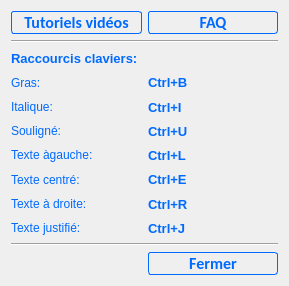
<?xml version="1.0" encoding="UTF-8"?>
<ui version="4.0">
 <class>HelpUI</class>
 <widget class="QWidget" name="HelpUI">
  <property name="geometry">
   <rect>
    <x>0</x>
    <y>0</y>
    <width>289</width>
    <height>286</height>
   </rect>
  </property>
  <property name="windowTitle">
   <string>Aide</string>
  </property>
  <layout class="QGridLayout" name="gridLayout">
   <item row="6" column="0">
    <widget class="QLabel" name="label_5">
     <property name="styleSheet">
      <string notr="true">color : rgb(0,106,255);</string>
     </property>
     <property name="text">
      <string>Texte àgauche:</string>
     </property>
    </widget>
   </item>
   <item row="5" column="0">
    <widget class="QLabel" name="label_4">
     <property name="styleSheet">
      <string notr="true">color : rgb(0,106,255);</string>
     </property>
     <property name="text">
      <string>Souligné:</string>
     </property>
    </widget>
   </item>
   <item row="0" column="0">
    <widget class="QPushButton" name="pbVideosTutorials">
     <property name="minimumSize">
      <size>
       <width>130</width>
       <height>0</height>
      </size>
     </property>
     <property name="maximumSize">
      <size>
       <width>16777215</width>
       <height>16777215</height>
      </size>
     </property>
     <property name="styleSheet">
      <string notr="true">

QPushButton {
    font: bold 12pt Calibri;  
    border: 1px solid gray;
    border-radius: 3px;
     background-color: qlineargradient(x1: 0, y1: 0, x2: 0, y2: 1,
                                       stop: 0 #f6f7fa, stop: 1 #dadbde);
 }
 
QPushButton::enabled {
	color : rgb(0,106,255);
    border: 1px solid rgb(0,106,255);
 }

QPushButton:hover:!pressed{

     background-color: qlineargradient(x1: 0, y1: 0, x2: 0, y2: 1,
                                       stop: 0 #dadbde, stop: 1 #f6f7fa);
}

 QPushButton:pressed{
    background-color:  rgb(220,220,220);

}</string>
     </property>
     <property name="text">
      <string>Tutoriels vidéos</string>
     </property>
    </widget>
   </item>
   <item row="1" column="0" colspan="2">
    <widget class="Line" name="line">
     <property name="orientation">
      <enum>Qt::Horizontal</enum>
     </property>
    </widget>
   </item>
   <item row="2" column="0">
    <widget class="QLabel" name="label">
     <property name="styleSheet">
      <string notr="true">QWidget {
  
	color : rgb(0,106,255);
	font-style: normal;
	font-size: 10pt;
	font-weight: bold;


 }
</string>
     </property>
     <property name="text">
      <string>Raccourcis claviers:</string>
     </property>
    </widget>
   </item>
   <item row="3" column="0">
    <widget class="QLabel" name="label_2">
     <property name="styleSheet">
      <string notr="true">color : rgb(0,106,255);</string>
     </property>
     <property name="text">
      <string>Gras:</string>
     </property>
    </widget>
   </item>
   <item row="0" column="1">
    <widget class="QPushButton" name="pbFAQ">
     <property name="minimumSize">
      <size>
       <width>130</width>
       <height>0</height>
      </size>
     </property>
     <property name="maximumSize">
      <size>
       <width>16777215</width>
       <height>16777215</height>
      </size>
     </property>
     <property name="styleSheet">
      <string notr="true">

QPushButton {
    font: bold 12pt Calibri;  
    border: 1px solid gray;
    border-radius: 3px;
     background-color: qlineargradient(x1: 0, y1: 0, x2: 0, y2: 1,
                                       stop: 0 #f6f7fa, stop: 1 #dadbde);
 }
 
QPushButton::enabled {
	color : rgb(0,106,255);
    border: 1px solid rgb(0,106,255);
 }

QPushButton:hover:!pressed{

     background-color: qlineargradient(x1: 0, y1: 0, x2: 0, y2: 1,
                                       stop: 0 #dadbde, stop: 1 #f6f7fa);
}

 QPushButton:pressed{
    background-color:  rgb(220,220,220);

}</string>
     </property>
     <property name="text">
      <string>FAQ</string>
     </property>
    </widget>
   </item>
   <item row="11" column="1">
    <widget class="QPushButton" name="pbReturn">
     <property name="styleSheet">
      <string notr="true">

QPushButton {
    font: bold 12pt Calibri;  
    border: 1px solid gray;
    border-radius: 3px;
     background-color: qlineargradient(x1: 0, y1: 0, x2: 0, y2: 1,
                                       stop: 0 #f6f7fa, stop: 1 #dadbde);
 }
 
QPushButton::enabled {
	color : rgb(0,106,255);
    border: 1px solid rgb(0,106,255);
 }

QPushButton:hover:!pressed{

     background-color: qlineargradient(x1: 0, y1: 0, x2: 0, y2: 1,
                                       stop: 0 #dadbde, stop: 1 #f6f7fa);
}

 QPushButton:pressed{
    background-color:  rgb(220,220,220);

}</string>
     </property>
     <property name="text">
      <string>Fermer</string>
     </property>
    </widget>
   </item>
   <item row="9" column="0">
    <widget class="QLabel" name="label_14">
     <property name="styleSheet">
      <string notr="true">color : rgb(0,106,255);</string>
     </property>
     <property name="text">
      <string>Texte justifié:</string>
     </property>
    </widget>
   </item>
   <item row="4" column="0">
    <widget class="QLabel" name="label_3">
     <property name="styleSheet">
      <string notr="true">color : rgb(0,106,255);</string>
     </property>
     <property name="text">
      <string>Italique:</string>
     </property>
    </widget>
   </item>
   <item row="6" column="1">
    <widget class="QLabel" name="label_11">
     <property name="styleSheet">
      <string notr="true">QWidget {
  
	color : rgb(0,106,255);
	font-style: normal;
	font-size: 10pt;
	font-weight: bold;


 }
</string>
     </property>
     <property name="text">
      <string>Ctrl+L</string>
     </property>
    </widget>
   </item>
   <item row="7" column="1">
    <widget class="QLabel" name="label_12">
     <property name="styleSheet">
      <string notr="true">QWidget {
  
	color : rgb(0,106,255);
	font-style: normal;
	font-size: 10pt;
	font-weight: bold;


 }
</string>
     </property>
     <property name="text">
      <string>Ctrl+E</string>
     </property>
    </widget>
   </item>
   <item row="8" column="1">
    <widget class="QLabel" name="label_13">
     <property name="styleSheet">
      <string notr="true">QWidget {
  
	color : rgb(0,106,255);
	font-style: normal;
	font-size: 10pt;
	font-weight: bold;


 }
</string>
     </property>
     <property name="text">
      <string>Ctrl+R</string>
     </property>
    </widget>
   </item>
   <item row="3" column="1">
    <widget class="QLabel" name="label_8">
     <property name="styleSheet">
      <string notr="true">QWidget {
  
	color : rgb(0,106,255);
	font-style: normal;
	font-size: 10pt;
	font-weight: bold;


 }
</string>
     </property>
     <property name="text">
      <string>Ctrl+B</string>
     </property>
    </widget>
   </item>
   <item row="8" column="0">
    <widget class="QLabel" name="label_7">
     <property name="styleSheet">
      <string notr="true">color : rgb(0,106,255);</string>
     </property>
     <property name="text">
      <string>Texte à droite: </string>
     </property>
    </widget>
   </item>
   <item row="4" column="1">
    <widget class="QLabel" name="label_9">
     <property name="styleSheet">
      <string notr="true">QWidget {
  
	color : rgb(0,106,255);
	font-style: normal;
	font-size: 10pt;
	font-weight: bold;


 }
</string>
     </property>
     <property name="text">
      <string>Ctrl+I</string>
     </property>
    </widget>
   </item>
   <item row="5" column="1">
    <widget class="QLabel" name="label_10">
     <property name="styleSheet">
      <string notr="true">QWidget {
  
	color : rgb(0,106,255);
	font-style: normal;
	font-size: 10pt;
	font-weight: bold;


 }
</string>
     </property>
     <property name="text">
      <string>Ctrl+U</string>
     </property>
    </widget>
   </item>
   <item row="7" column="0">
    <widget class="QLabel" name="label_6">
     <property name="styleSheet">
      <string notr="true">color : rgb(0,106,255);</string>
     </property>
     <property name="text">
      <string>Texte centré:</string>
     </property>
    </widget>
   </item>
   <item row="9" column="1">
    <widget class="QLabel" name="label_15">
     <property name="styleSheet">
      <string notr="true">QWidget {
  
	color : rgb(0,106,255);
	font-style: normal;
	font-size: 10pt;
	font-weight: bold;


 }
</string>
     </property>
     <property name="text">
      <string>Ctrl+J</string>
     </property>
    </widget>
   </item>
   <item row="10" column="0" colspan="2">
    <widget class="Line" name="line_2">
     <property name="orientation">
      <enum>Qt::Horizontal</enum>
     </property>
    </widget>
   </item>
  </layout>
 </widget>
 <resources/>
 <connections/>
</ui>
